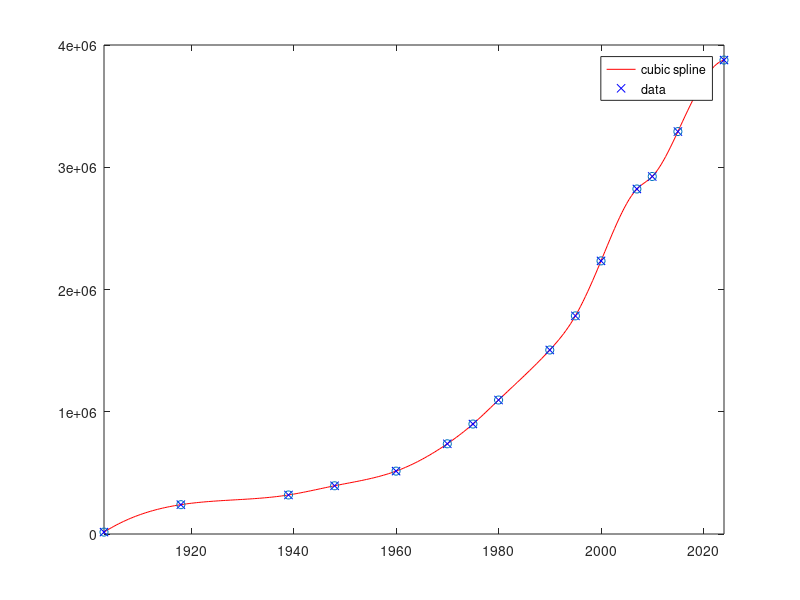

Here is the MATLAB script that generated this plot:
x = [1903,1918,1939,1948,1960,1970,1975,1980,1990,1995,2000,2007,2010,2015,2020,2024];
y = [15559,239969,319339,394642,514346,737975,899529,1096046,1505219,1784441,2234088,2822216,2924433,3292071,3708890,3876806]

cs = csapi(x,y);

fnplt(cs);
xlim([1903 2024])
hold on
plot(x,y,'o')
legend('cubic spline','data')
hold off
